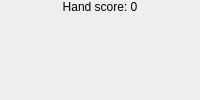
<?xml version="1.0" encoding="UTF-8"?>
<ui version="4.0">
 <class>HandInfo</class>
 <widget class="QWidget" name="HandInfo">
  <property name="windowTitle">
   <string>Form</string>
  </property>
  <layout class="QHBoxLayout" name="horizontalLayout">
   <property name="spacing">
    <number>0</number>
   </property>
   <property name="leftMargin">
    <number>0</number>
   </property>
   <property name="topMargin">
    <number>0</number>
   </property>
   <property name="rightMargin">
    <number>0</number>
   </property>
   <property name="bottomMargin">
    <number>0</number>
   </property>
   <item>
    <widget class="QLabel" name="infoLabel">
     <property name="text">
      <string>Hand score: 0</string>
     </property>
     <property name="alignment">
      <set>Qt::AlignHCenter|Qt::AlignTop</set>
     </property>
    </widget>
   </item>
  </layout>
 </widget>
 <resources/>
 <connections/>
</ui>
